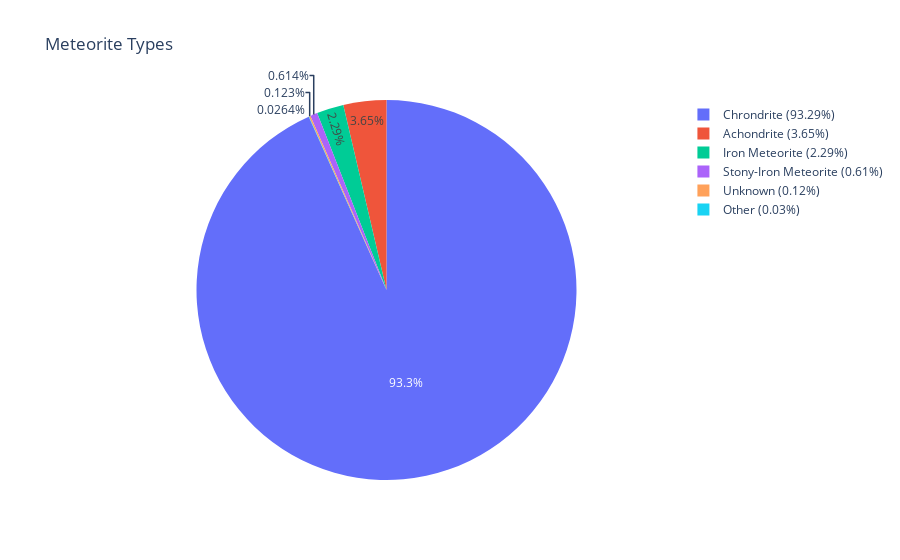

Notebook source saved alongside this figure:
### Code cell
# Meteorite types pie chart 

x = ["Achondrite", "Chrondrite", "Iron Meteorite", "Other", "Stony-Iron Meteorite", "Unknown"]
y = [1660,42375,1042,12,279,56]

# Calculate the percentages
percentages = [round((val / sum(y)) * 100, 2) for val in y]
labels = [f"{x[i]} ({percentages[i]}%)" for i in range(len(x))]

fig = go.Figure(data=[go.Pie(labels=labels, values=y)])

fig.update_layout(title='Meteorite Types')

fig.show()

### Figure 1 — Plotly figure (JSON) as saved in the notebook; plotly's stock layout.template omitted (floating-point values rounded to 4 significant figures)
{"data": [{"labels": ["Achondrite (3.65%)", "Chrondrite (93.29%)", "Iron Meteorite (2.29%)", "Other (0.03%)", "Stony-Iron Meteorite (0.61%)", "Unknown (0.12%)"], "type": "pie", "values": [1660, 42375, 1042, 12, 279, 56]}], "layout": {"title": {"text": "Meteorite Types"}}}
